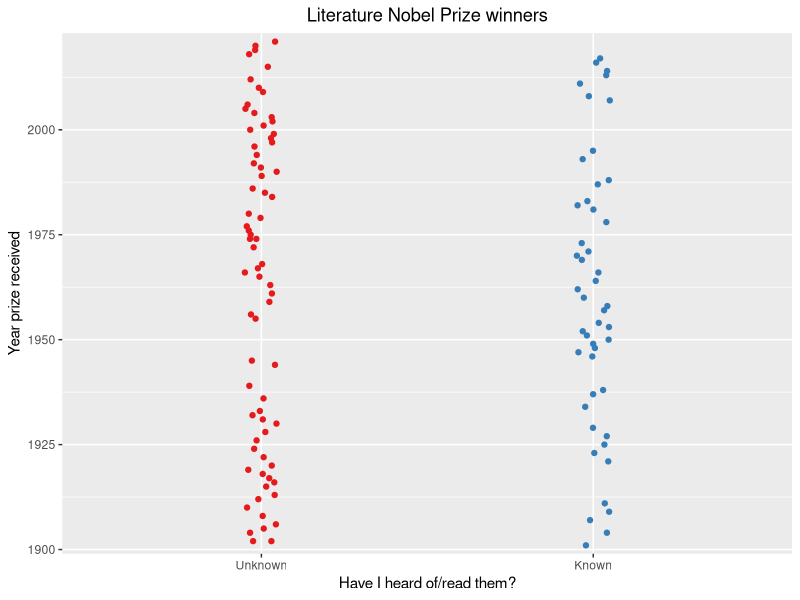
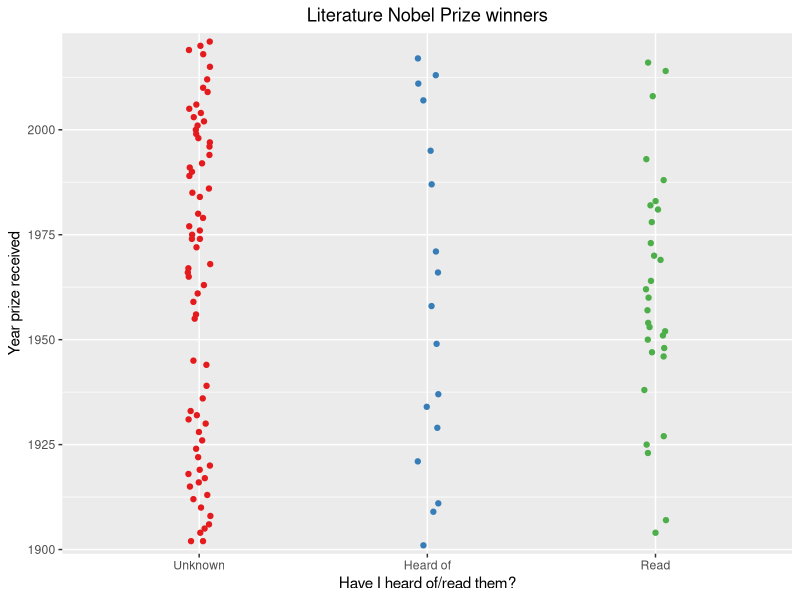

The R script that drew these images, in order:
# Which time period's literature Nobel Prize winners have I heard of?

library(ggplot2)

nobel <- read.csv2('./nobel/nobel.txt', sep = '\t', header = TRUE)

# Cohen's d
# TODO: pull from a package instead of rewriting the wheel
pooled_sd <- function(treatment, control) {
	nt <- length(treatment) - 1
	vt <- var(treatment)
	
	nc <- length(control) - 1
	vc <- var(control)
	
	pooled_var <- (nt*vt + nc*vc) / (nt + nc)
	sqrt(pooled_var)
}
cohen_d <- function(treatment, control) {
	effect <- mean(treatment) - mean(control)
	effect / pooled_sd(treatment, control)
}

# Binary classification
nobel$known <- nobel$heardOf | nobel$read
ggplot(nobel, aes(x = factor(known), y = year, color = factor(known))) +
	geom_point(position = position_jitter(width = 0.05, height = 0)) +
	scale_y_continuous(limits = c(min(nobel$year), max(nobel$year)), expand = expansion(add = 2)) +
	scale_colour_brewer(palette = 'Set1') +
	labs(title = 'Literature Nobel Prize winners') +
	scale_x_discrete('Have I heard of/read them?', labels = c('Unknown', 'Known')) + 
	ylab('Year prize received') +
	theme(legend.position = 'none', plot.title = element_text(hjust = 0.5))
known_years <- subset(nobel, nobel$known == TRUE)$year
unknown_years <- subset(nobel, nobel$known == FALSE)$year
cohen_d(known_years, unknown_years)

# Ternary classification
nobel$group <- ifelse(
	nobel$read,
	'Read',
	ifelse(nobel$heardOf, 'Heard of', 'Unknown')
	)
group_factor <- factor(nobel$group, ordered = TRUE, levels = c('Unknown', 'Heard of', 'Read'))
ggplot(nobel, aes(x = group_factor, y = year, color = group_factor)) +
	geom_point(position = position_jitter(width = 0.05, height = 0)) +
	scale_y_continuous(limits = c(min(nobel$year), max(nobel$year)), expand = expansion(add = 2)) +
	scale_colour_brewer(palette = 'Set1') +
	labs(title = 'Literature Nobel Prize winners') +
	xlab('Have I heard of/read them?') + 
	ylab('Year prize received') +
	theme(legend.position = 'none', plot.title = element_text(hjust = 0.5))
unknown_years <- subset(nobel, nobel$group == '0-Unknown')$year
heard_of_years <- subset(nobel, nobel$group == '1-Heard of')$year
read_years <- subset(nobel, nobel$group == '2-Read')$year
cohen_d(read_years, unknown_years)
cohen_d(read_years, heard_of_years)
cohen_d(heard_of_years, unknown_years)
